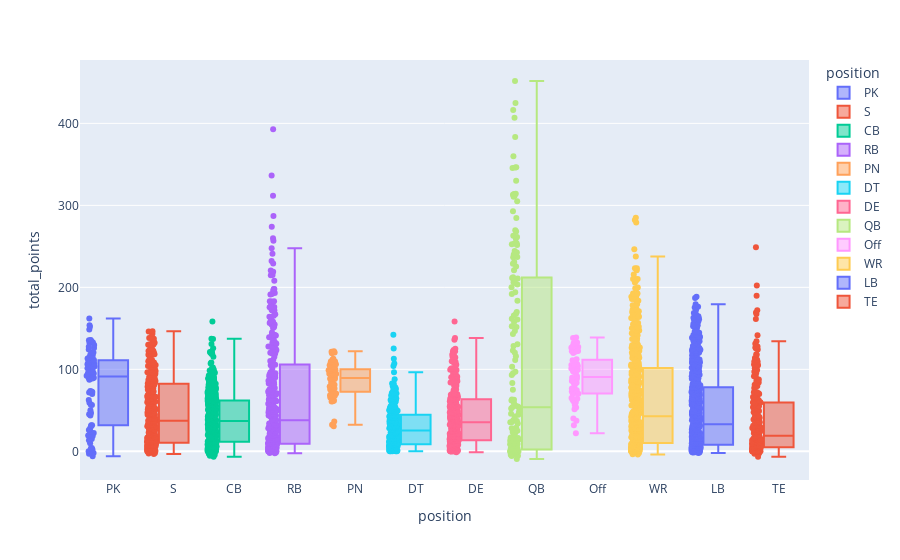

Notebook code for this chart:
### Code cell
all_points

### Figure 1 — Plotly figure (JSON) as saved in the notebook; plotly's stock layout.template omitted (floating-point values rounded to 4 significant figures; data arrays with more than 128 entries replaced by an {"elided": "..."} marker saying what was removed)
{"data": [{"alignmentgroup": "True", "boxpoints": "all", "customdata": {"elided": "85x5 mixed values"}, "hovertemplate": "position=%{x}<br>total_points=%{y}<br>player_name=%{customdata[0]}<br>foo2=%{customdata[1]}<br>average_points=%{customdata[2]}<br>age=%{customdata[3]}<br>experience_years=%{customdata[4]}<extra></extra>", "legendgroup": "PK", "marker": {"color": "#636efa"}, "name": "PK", "notched": false, "offsetgroup": "PK", "orientation": "v", "showlegend": true, "type": "box", "x": ["PK", "PK", "PK", "PK", "PK", "PK", "PK", "PK", "PK", "PK", "PK", "PK", "PK", "PK", "PK", "PK", "PK", "PK", "PK", "PK", "PK", "PK", "PK", "PK", "PK", "PK", "PK", "PK", "PK", "PK", "PK", "PK", "PK", "PK", "PK", "PK", "PK", "PK", "PK", "PK", "PK", "PK", "PK", "PK", "PK", "PK", "PK", "PK", "PK", "PK", "PK", "PK", "PK", "PK", "PK", "PK", "PK", "PK", "PK", "PK", "PK", "PK", "PK", "PK", "PK", "PK", "PK", "PK", "PK", "PK", "PK", "PK", "PK", "PK", "PK", "PK", "PK", "PK", "PK", "PK", "PK", "PK", "PK", "PK", "PK"], "x0": " ", "xaxis": "x", "y": [151.8, 148.5, 132.7, 124.3, 120.1, 116.8, 114.4, 111.6, 110.6, 108.8, 108.6, 104, 103.6, 101.2, 97.2, 95, 93.4, 92.2, 91.4, 89.7, 89.5, 89.5, 87.2, 73.6, 73.1, 72.5, 71.9, 69.9, 56.9, 50.2, 46.6, 45.3, 31.7, 22.4, 19.8, 19.3, 15.8, 15.1, 4, 0, 162.1, 153.7, 135.7, 135.5, 135.2, 134, 132.4, 129.8, 127.4, 126, 120.5, 117.6, 113.2, 110.9, 110.4, 108.8, 107.2, 106.9, 106.2, 100.8, 99.1, 97.4, 95.3, 94.9, 89.9, 88.9, 88.7, 62.7, 59.1, 56.6, 43.8, 31.9, 30.5, 28, 25.9, 24, 18.6, 13.6, 9.7, 3.6, 2.1, 0.3, -2, -3, -6], "y0": " ", "yaxis": "y"}, {"alignmentgroup": "True", "boxpoints": "all", "customdata": {"elided": "311x5 mixed values"}, "hovertemplate": "position=%{x}<br>total_points=%{y}<br>player_name=%{customdata[0]}<br>foo2=%{customdata[1]}<br>average_points=%{customdata[2]}<br>age=%{customdata[3]}<br>experience_years=%{customdata[4]}<extra></extra>", "legendgroup": "S", "marker": {"color": "#EF553B"}, "name": "S", "notched": false, "offsetgroup": "S", "orientation": "v", "showlegend": true, "type": "box", "x": {"elided": "311 str values"}, "x0": " ", "xaxis": "x", "y": {"elided": "311 float values"}, "y0": " ", "yaxis": "y"}, {"alignmentgroup": "True", "boxpoints": "all", "customdata": {"elided": "415x5 mixed values"}, "hovertemplate": "position=%{x}<br>total_points=%{y}<br>player_name=%{customdata[0]}<br>foo2=%{customdata[1]}<br>average_points=%{customdata[2]}<br>age=%{customdata[3]}<br>experience_years=%{customdata[4]}<extra></extra>", "legendgroup": "CB", "marker": {"color": "#00cc96"}, "name": "CB", "notched": false, "offsetgroup": "CB", "orientation": "v", "showlegend": true, "type": "box", "x": {"elided": "415 str values"}, "x0": " ", "xaxis": "x", "y": {"elided": "415 float values"}, "y0": " ", "yaxis": "y"}, {"alignmentgroup": "True", "boxpoints": "all", "customdata": {"elided": "321x5 mixed values"}, "hovertemplate": "position=%{x}<br>total_points=%{y}<br>player_name=%{customdata[0]}<br>foo2=%{customdata[1]}<br>average_points=%{customdata[2]}<br>age=%{customdata[3]}<br>experience_years=%{customdata[4]}<extra></extra>", "legendgroup": "RB", "marker": {"color": "#ab63fa"}, "name": "RB", "notched": false, "offsetgroup": "RB", "orientation": "v", "showlegend": true, "type": "box", "x": {"elided": "321 str values"}, "x0": " ", "xaxis": "x", "y": {"elided": "321 float values"}, "y0": " ", "yaxis": "y"}, {"alignmentgroup": "True", "boxpoints": "all", "customdata": {"elided": "64x5 mixed values"}, "hovertemplate": "position=%{x}<br>total_points=%{y}<br>player_name=%{customdata[0]}<br>foo2=%{customdata[1]}<br>average_points=%{customdata[2]}<br>age=%{customdata[3]}<br>experience_years=%{customdata[4]}<extra></extra>", "legendgroup": "PN", "marker": {"color": "#FFA15A"}, "name": "PN", "notched": false, "offsetgroup": "PN", "orientation": "v", "showlegend": true, "type": "box", "x": ["PN", "PN", "PN", "PN", "PN", "PN", "PN", "PN", "PN", "PN", "PN", "PN", "PN", "PN", "PN", "PN", "PN", "PN", "PN", "PN", "PN", "PN", "PN", "PN", "PN", "PN", "PN", "PN", "PN", "PN", "PN", "PN", "PN", "PN", "PN", "PN", "PN", "PN", "PN", "PN", "PN", "PN", "PN", "PN", "PN", "PN", "PN", "PN", "PN", "PN", "PN", "PN", "PN", "PN", "PN", "PN", "PN", "PN", "PN", "PN", "PN", "PN", "PN", "PN"], "x0": " ", "xaxis": "x", "y": [122.1, 121.3, 120.5, 119.5, 112.8, 111.9, 109.7, 109.5, 108.8, 107.2, 106.2, 105.0, 100.1, 99.76, 99.06, 98.67, 94.4, 93.69, 93.35, 92.79, 89.2, 88.08, 81.18, 79.01, 77.66, 70.62, 68.47, 68.08, 67.18, 60.91, 103.3, 103.1, 101.3, 100.1, 98.96, 98.81, 95.93, 94.7, 94.57, 93.31, 93.16, 89.55, 88.21, 83.67, 83, 81.18, 79.63, 78.74, 76.54, 76.46, 76.38, 75.48, 74.59, 69.62, 67.47, 65.68, 64.16, 62.73, 62.24, 61.54, 61.2, 36.35, 32.44, 30.58], "y0": " ", "yaxis": "y"}, {"alignmentgroup": "True", "boxpoints": "all", "customdata": {"elided": "270x5 mixed values"}, "hovertemplate": "position=%{x}<br>total_points=%{y}<br>player_name=%{customdata[0]}<br>foo2=%{customdata[1]}<br>average_points=%{customdata[2]}<br>age=%{customdata[3]}<br>experience_years=%{customdata[4]}<extra></extra>", "legendgroup": "DT", "marker": {"color": "#19d3f3"}, "name": "DT", "notched": false, "offsetgroup": "DT", "orientation": "v", "showlegend": true, "type": "box", "x": {"elided": "270 str values"}, "x0": " ", "xaxis": "x", "y": {"elided": "270 float values"}, "y0": " ", "yaxis": "y"}, {"alignmentgroup": "True", "boxpoints": "all", "customdata": {"elided": "305x5 mixed values"}, "hovertemplate": "position=%{x}<br>total_points=%{y}<br>player_name=%{customdata[0]}<br>foo2=%{customdata[1]}<br>average_points=%{customdata[2]}<br>age=%{customdata[3]}<br>experience_years=%{customdata[4]}<extra></extra>", "legendgroup": "DE", "marker": {"color": "#FF6692"}, "name": "DE", "notched": false, "offsetgroup": "DE", "orientation": "v", "showlegend": true, "type": "box", "x": {"elided": "305 str values"}, "x0": " ", "xaxis": "x", "y": {"elided": "305 float values"}, "y0": " ", "yaxis": "y"}, {"alignmentgroup": "True", "boxpoints": "all", "customdata": {"elided": "151x5 mixed values"}, "hovertemplate": "position=%{x}<br>total_points=%{y}<br>player_name=%{customdata[0]}<br>foo2=%{customdata[1]}<br>average_points=%{customdata[2]}<br>age=%{customdata[3]}<br>experience_years=%{customdata[4]}<extra></extra>", "legendgroup": "QB", "marker": {"color": "#B6E880"}, "name": "QB", "notched": false, "offsetgroup": "QB", "orientation": "v", "showlegend": true, "type": "box", "x": {"elided": "151 str values"}, "x0": " ", "xaxis": "x", "y": {"elided": "151 float values"}, "y0": " ", "yaxis": "y"}, {"alignmentgroup": "True", "boxpoints": "all", "customdata": {"elided": "64x5 mixed values"}, "hovertemplate": "position=%{x}<br>total_points=%{y}<br>player_name=%{customdata[0]}<br>foo2=%{customdata[1]}<br>average_points=%{customdata[2]}<br>age=%{customdata[3]}<br>experience_years=%{customdata[4]}<extra></extra>", "legendgroup": "Off", "marker": {"color": "#FF97FF"}, "name": "Off", "notched": false, "offsetgroup": "Off", "orientation": "v", "showlegend": true, "type": "box", "x": ["Off", "Off", "Off", "Off", "Off", "Off", "Off", "Off", "Off", "Off", "Off", "Off", "Off", "Off", "Off", "Off", "Off", "Off", "Off", "Off", "Off", "Off", "Off", "Off", "Off", "Off", "Off", "Off", "Off", "Off", "Off", "Off", "Off", "Off", "Off", "Off", "Off", "Off", "Off", "Off", "Off", "Off", "Off", "Off", "Off", "Off", "Off", "Off", "Off", "Off", "Off", "Off", "Off", "Off", "Off", "Off", "Off", "Off", "Off", "Off", "Off", "Off", "Off", "Off"], "x0": " ", "xaxis": "x", "y": [138.7, 131.7, 112.4, 111.2, 107.7, 106.6, 105.4, 104.6, 104.1, 101.1, 97.8, 96.8, 91.7, 89.7, 85.7, 76.7, 75, 73.7, 72.9, 70.3, 70.2, 64.9, 64.2, 63.5, 62.2, 59.8, 59.5, 53.4, 40, 37.2, 31.7, 22.1, 138.1, 132.6, 131.8, 129, 127.8, 127.3, 126.3, 123, 122.4, 122.2, 122, 121.6, 119.8, 105.9, 104.3, 99.6, 99.2, 98.8, 95.2, 88.6, 85.9, 83.6, 83.5, 82.3, 81.5, 76.5, 74.5, 73.6, 70.7, 62.5, 56.2, 51.4], "y0": " ", "yaxis": "y"}, {"alignmentgroup": "True", "boxpoints": "all", "customdata": {"elided": "455x5 mixed values"}, "hovertemplate": "position=%{x}<br>total_points=%{y}<br>player_name=%{customdata[0]}<br>foo2=%{customdata[1]}<br>average_points=%{customdata[2]}<br>age=%{customdata[3]}<br>experience_years=%{customdata[4]}<extra></extra>", "legendgroup": "WR", "marker": {"color": "#FECB52"}, "name": "WR", "notched": false, "offsetgroup": "WR", "orientation": "v", "showlegend": true, "type": "box", "x": {"elided": "455 str values"}, "x0": " ", "xaxis": "x", "y": {"elided": "455 float values"}, "y0": " ", "yaxis": "y"}, {"alignmentgroup": "True", "boxpoints": "all", "customdata": {"elided": "493x5 mixed values"}, "hovertemplate": "position=%{x}<br>total_points=%{y}<br>player_name=%{customdata[0]}<br>foo2=%{customdata[1]}<br>average_points=%{customdata[2]}<br>age=%{customdata[3]}<br>experience_years=%{customdata[4]}<extra></extra>", "legendgroup": "LB", "marker": {"color": "#636efa"}, "name": "LB", "notched": false, "offsetgroup": "LB", "orientation": "v", "showlegend": true, "type": "box", "x": {"elided": "493 str values"}, "x0": " ", "xaxis": "x", "y": {"elided": "493 float values"}, "y0": " ", "yaxis": "y"}, {"alignmentgroup": "True", "boxpoints": "all", "customdata": {"elided": "244x5 mixed values"}, "hovertemplate": "position=%{x}<br>total_points=%{y}<br>player_name=%{customdata[0]}<br>foo2=%{customdata[1]}<br>average_points=%{customdata[2]}<br>age=%{customdata[3]}<br>experience_years=%{customdata[4]}<extra></extra>", "legendgroup": "TE", "marker": {"color": "#EF553B"}, "name": "TE", "notched": false, "offsetgroup": "TE", "orientation": "v", "showlegend": true, "type": "box", "x": {"elided": "244 str values"}, "x0": " ", "xaxis": "x", "y": {"elided": "244 float values"}, "y0": " ", "yaxis": "y"}], "layout": {"boxmode": "overlay", "legend": {"title": {"text": "position"}, "tracegroupgap": 0}, "margin": {"t": 60}, "xaxis": {"anchor": "y", "categoryarray": ["PK", "S", "CB", "RB", "PN", "DT", "DE", "QB", "Off", "WR", "LB", "TE"], "categoryorder": "array", "domain": [0, 1], "title": {"text": "position"}}, "yaxis": {"anchor": "x", "domain": [0, 1], "title": {"text": "total_points"}}}}
